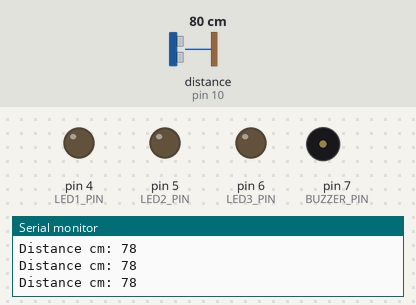
The sketch below on a simulated Arduino Uno, built with avr-gcc and run on an emulated ATmega328P. On the bench: output pins drawn as LEDs (lit = HIGH), buzzer (waves = sounding, pin HIGH), the last lines printed to the serial monitor. Wiring (inferred from the names in the program): ultrasonic range finder: trigger pin 9; echo pin 10. Dashed ring = blinking. The inputs (shaded band) are chosen by the test bench; at power-on: distance to the obstacle (sensor on pin 10) 80 cm. The echo pulse lasts 58.3 µs per cm; pins used as bus, display or sensor lines are not drawn.

Above: at 1.2 s.
1.3 s: distance to the obstacle (sensor on pin 10) set to 11 cm
2.9 s: distance to the obstacle (sensor on pin 10) set to 8 cm
At 4.33 s:
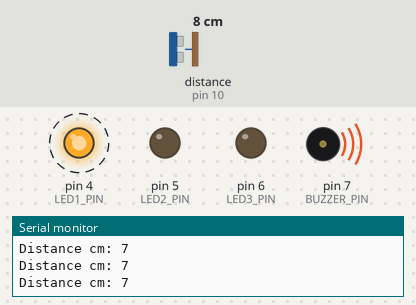
5.9 s: distance to the obstacle (sensor on pin 10) set to 4 cm
At 6.4 s:
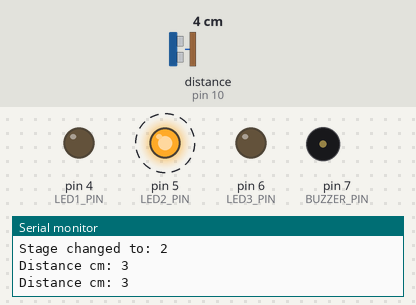
8.9 s: distance to the obstacle (sensor on pin 10) set to 2 cm
At 9.19 s:
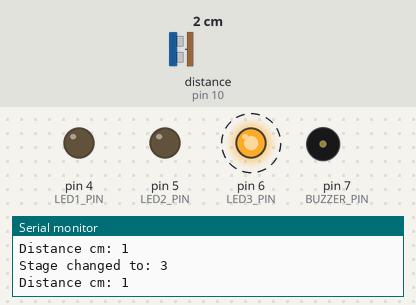
11.9 s: distance to the obstacle (sensor on pin 10) set to 5 cm
At 12.54 s:
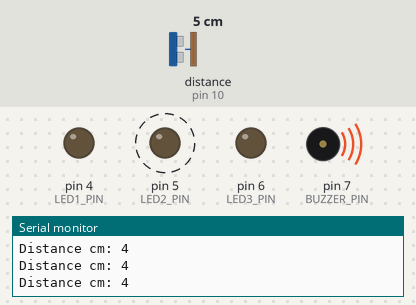
14.9 s: distance to the obstacle (sensor on pin 10) set to 9 cm
At 18.35 s:
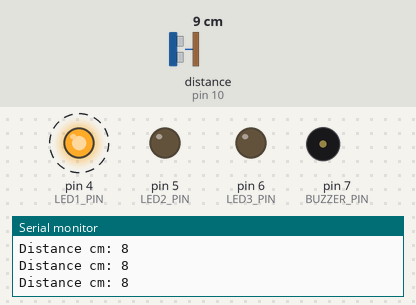
Timing chart, 0 to 18.9 s (numbered marks = the images above; inputs shaded):
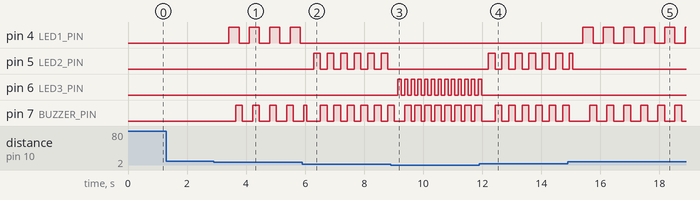

Measured:
- the behaviour switches between 10 and 9 cm on distance to the obstacle (sensor on pin 10) (found by bisection; images 0 and 1)
- the behaviour switches between 6 and 5 cm on distance to the obstacle (sensor on pin 10) (found by bisection; images 1 and 2)
- the behaviour switches between 3 and 4 cm on distance to the obstacle (sensor on pin 10) (found by bisection; images 3 and 4)
- after the input at 2.9 s, pin 4 (LED1_PIN): alternates HIGH for 0.35 s and LOW for 0.35 s, starting after 0.52 s; pin 7 (BUZZER_PIN): alternates HIGH for 0.23 s and LOW for 0.35 s, starting after 0.75 s
- after the input at 5.9 s, pin 4 (LED1_PIN): stops changing and stays LOW; pin 5 (LED2_PIN): alternates HIGH for 0.23 s and LOW for 0.23 s, starting after 0.39 s
- after the input at 8.9 s, pin 5 (LED2_PIN): stops changing and stays LOW; pin 6 (LED3_PIN): alternates HIGH for 0.11 s and LOW for 0.11 s, starting after 0.24 s
- after the input at 11.9 s, pin 5 (LED2_PIN): alternates HIGH for 0.23 s and LOW for 0.23 s, starting after 0.30 s; pin 6 (LED3_PIN): goes on until 12.0 s, then stays LOW
- after the input at 14.9 s, pin 4 (LED1_PIN): alternates HIGH for 0.35 s and LOW for 0.35 s, starting after 0.51 s

The sketch:

Water_Level.ino
```cpp
// Ultrasonic 3-Stage Alert (custom blink & buzzer durations)
// Pins:
// TRIG -> 9, ECHO -> 10
// LED1 -> 4 (<=8cm), LED2 -> 5 (<=4cm), LED3 -> 6 (<=2cm)
// BUZZER -> 7

const int TRIG_PIN = 9;
const int ECHO_PIN = 10;
const int LED1_PIN = 4;
const int LED2_PIN = 5;
const int LED3_PIN = 6;
const int BUZZER_PIN = 7;

// Thresholds (cm)
const float TH_STAGE1 = 8.0;
const float TH_STAGE2 = 4.0;
const float TH_STAGE3 = 2.0;

// TOTAL buzzer active durations (ms) as requested
const unsigned long BUZZ_TOTAL_STAGE1 = 15000UL; // 15 s
const unsigned long BUZZ_TOTAL_STAGE2 = 15000UL; // 15 s
const unsigned long BUZZ_TOTAL_STAGE3 = 30000UL; // 30 s

// LED blink intervals (ms)
const unsigned long LED_INT_STAGE1 = 300UL; // 1.0 s
const unsigned long LED_INT_STAGE2 = 200UL;  // 0.5 s
const unsigned long LED_INT_STAGE3 = 100UL;  // 0.3 s

// Buzzer beep-on time within each small period (ms)
const unsigned long BUZZ_ON_MS = 200UL; // buzzer ON time per beep (keeps short)

// Buzzer periods (how often a beep happens) per stage
const unsigned long BUZZ_PERIOD_STAGE1 = 500UL; // 1.0s period -> 1 beep/sec
const unsigned long BUZZ_PERIOD_STAGE2 = 400UL;  // 0.5s period -> 2 beep/sec
const unsigned long BUZZ_PERIOD_STAGE3 = 300UL;  // 0.3s period

// ---- internal state ----
int currentStage = 0; // 0 = none, 1,2,3
unsigned long stageStart = 0;
unsigned long buzzerEndTime = 0;

bool ledState = false;
unsigned long lastLedToggle = 0;

bool buzzState = false;
unsigned long lastBuzzToggle = 0;

// ---------- setup ----------
void setup() {
  Serial.begin(9600);
  pinMode(TRIG_PIN, OUTPUT);
  pinMode(ECHO_PIN, INPUT);

  pinMode(LED1_PIN, OUTPUT);
  pinMode(LED2_PIN, OUTPUT);
  pinMode(LED3_PIN, OUTPUT);
  pinMode(BUZZER_PIN, OUTPUT);

  // ensure off
  digitalWrite(LED1_PIN, LOW);
  digitalWrite(LED2_PIN, LOW);
  digitalWrite(LED3_PIN, LOW);
  digitalWrite(BUZZER_PIN, LOW);
}

// ---------- ultrasonic reading (median of 5) ----------
long readSingleDistance() {
  digitalWrite(TRIG_PIN, LOW);
  delayMicroseconds(5);
  digitalWrite(TRIG_PIN, HIGH);
  delayMicroseconds(10);
  digitalWrite(TRIG_PIN, LOW);

  unsigned long dur = pulseIn(ECHO_PIN, HIGH, 30000UL); // timeout 30ms
  if (dur == 0UL) return 9999;
  long dist = (long)(dur * 0.034 / 2.0);
  return dist;
}

long getMedianDistance() {
  const int N = 5;
  long arr[N];
  for (int i = 0; i < N; ++i) {
    arr[i] = readSingleDistance();
    delay(20);
  }
  // sort small array
  for (int i = 0; i < N-1; ++i) {
    for (int j = i+1; j < N; ++j) {
      if (arr[j] < arr[i]) {
        long t = arr[i]; arr[i] = arr[j]; arr[j] = t;
      }
    }
  }
  return arr[N/2];
}

void allOff() {
  digitalWrite(LED1_PIN, LOW);
  digitalWrite(LED2_PIN, LOW);
  digitalWrite(LED3_PIN, LOW);
  digitalWrite(BUZZER_PIN, LOW);
  ledState = false;
  buzzState = false;
}

void loop() {
  long distance = getMedianDistance();
  Serial.print("Distance cm: ");
  Serial.println(distance);

  int newStage = 0;
  if (distance <= (long)TH_STAGE3) newStage = 3;
  else if (distance <= (long)TH_STAGE2) newStage = 2;
  else if (distance <= (long)TH_STAGE1) newStage = 1;
  else newStage = 0;

  unsigned long now = millis();

  if (newStage != currentStage) {
    currentStage = newStage;
    stageStart = now;
    lastLedToggle = now;
    lastBuzzToggle = now;
    ledState = false;
    buzzState = false;

    if (currentStage == 1) buzzerEndTime = now + BUZZ_TOTAL_STAGE1;
    else if (currentStage == 2) buzzerEndTime = now + BUZZ_TOTAL_STAGE2;
    else if (currentStage == 3) buzzerEndTime = now + BUZZ_TOTAL_STAGE3;
    else buzzerEndTime = 0;

    allOff();
    Serial.print("Stage changed to: ");
    Serial.println(currentStage);
  }

  // if nothing detected, switch everything off
  if (currentStage == 0) {
    allOff();
    delay(60);
    return;
  }

  // choose active LED & blink interval & buzzer period
  int activeLedPin = LED1_PIN;
  unsigned long ledInterval = LED_INT_STAGE1;
  unsigned long buzzPeriod = BUZZ_PERIOD_STAGE1;

  if (currentStage == 1) {
    activeLedPin = LED1_PIN;
    ledInterval = LED_INT_STAGE1;
    buzzPeriod = BUZZ_PERIOD_STAGE1;
  } else if (currentStage == 2) {
    activeLedPin = LED2_PIN;
    ledInterval = LED_INT_STAGE2;
    buzzPeriod = BUZZ_PERIOD_STAGE2;
  } else { // stage 3
    activeLedPin = LED3_PIN;
    ledInterval = LED_INT_STAGE3;
    buzzPeriod = BUZZ_PERIOD_STAGE3;
  }

  // if buzzer still in its active time window -> perform patterned buzzer + LED blinking
  if (now <= buzzerEndTime) {
    // LED blinking (toggle every ledInterval)
    if (now - lastLedToggle >= ledInterval) {
      ledState = !ledState;
      digitalWrite(activeLedPin, ledState ? HIGH : LOW);
      lastLedToggle = now;
    }

    // buzzer patterned beeps (for stage1 & stage2) or near-continuous pulses (stage3)
    if (currentStage == 1 || currentStage == 2) {
      if (now - lastBuzzToggle >= buzzPeriod) {
        // start beep
        digitalWrite(BUZZER_PIN, HIGH);
        buzzState = true;
        lastBuzzToggle = now; // mark start
      } else if (buzzState && (now - lastBuzzToggle >= BUZZ_ON_MS)) {
        digitalWrite(BUZZER_PIN, LOW);
        buzzState = false;
        // leave lastBuzzToggle as beep start time so next period checks correctly
      }
    } else { // stage 3
      // for stage3 we also do quick on/off per buzzPeriod
      if (now - lastBuzzToggle >= buzzPeriod) {
        digitalWrite(BUZZER_PIN, HIGH);
        buzzState = true;
        lastBuzzToggle = now;
      } else if (buzzState && (now - lastBuzzToggle >= BUZZ_ON_MS)) {
        digitalWrite(BUZZER_PIN, LOW);
        buzzState = false;
      }
    }
  }
  else {
    // buzzer window ended -> ensure buzzer OFF; LED stays blinking while object present
    digitalWrite(BUZZER_PIN, LOW);
    buzzState = false;
    // LED: keep toggling (we let the LED continue blinking - because you asked LED to keep blinking)
    if (now - lastLedToggle >= ledInterval) {
      ledState = !ledState;
      digitalWrite(activeLedPin, ledState ? HIGH : LOW);
      lastLedToggle = now;
    }
  }

  // ensure other LEDs are off
  if (activeLedPin != LED1_PIN) digitalWrite(LED1_PIN, LOW);
  if (activeLedPin != LED2_PIN) digitalWrite(LED2_PIN, LOW);
  if (activeLedPin != LED3_PIN) digitalWrite(LED3_PIN, LOW);

  delay(10); // small delay to keep loop stable
}
```
